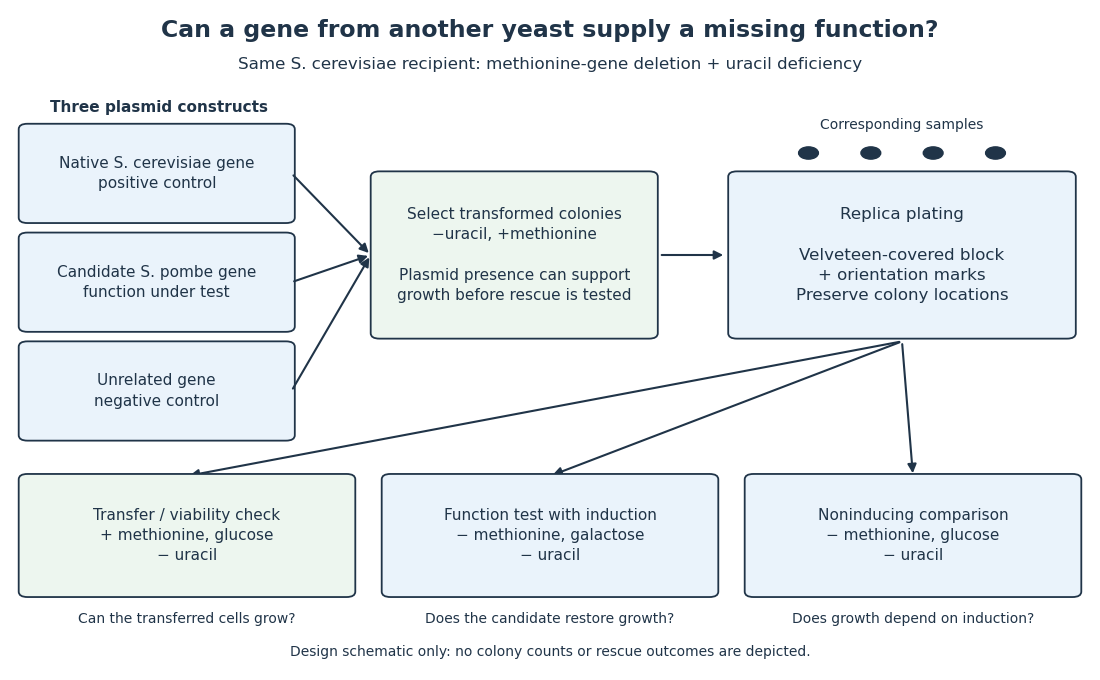

Source code (Python):
"""Draw a qualitative yeast complementation design, without simulated growth data.

Run from _media with Python 3.14, matplotlib 3.10.7 and numpy 2.3.5.
The output basename matches this generator and is written to the current directory.
"""

from pathlib import Path

import matplotlib.pyplot as plt
from matplotlib.patches import Circle, FancyArrowPatch, FancyBboxPatch
import numpy as np


def main():
    plt.rcParams.update({"font.family": "DejaVu Sans", "font.size": 11})
    fig, ax = plt.subplots(figsize=(11, 6.8), dpi=100, facecolor="white")
    fig.subplots_adjust(left=0, right=1, bottom=0, top=1)
    ax.set(xlim=(0, 1), ylim=(0, 1))
    ax.axis("off")
    ink, blue, green = "#203448", "#eaf3fb", "#edf6ef"

    def box(x, y, w, h, text, fill=blue, size=11):
        ax.add_patch(FancyBboxPatch((x, y), w, h, boxstyle="round,pad=0.008",
                                   facecolor=fill, edgecolor=ink, linewidth=1.3))
        ax.text(x + w / 2, y + h / 2, text, ha="center", va="center",
                fontsize=size, color=ink, linespacing=1.45)

    def arrow(start, end):
        ax.add_patch(FancyArrowPatch(start, end, arrowstyle="-|>",
                                    mutation_scale=13, color=ink, linewidth=1.5))

    ax.text(.5, .955, "Can a gene from another yeast supply a missing function?",
            ha="center", va="center", fontsize=17, weight="bold", color=ink)
    ax.text(.5, .905, "Same S. cerevisiae recipient: methionine-gene deletion + uracil deficiency",
            ha="center", va="center", fontsize=12, color=ink)

    box(.025, .68, .235, .13, "Native S. cerevisiae gene\npositive control")
    box(.025, .52, .235, .13, "Candidate S. pombe gene\nfunction under test")
    box(.025, .36, .235, .13, "Unrelated gene\nnegative control")
    ax.text(.145, .835, "Three plasmid constructs", ha="center", weight="bold", color=ink)
    box(.345, .51, .245, .23,
        "Select transformed colonies\n−uracil, +methionine\n\nPlasmid presence can support\ngrowth before rescue is tested", green, 11)
    for y in np.array([.745, .585, .425]):
        arrow((.265, y), (.337, .625))
    arrow((.599, .625), (.66, .625))

    box(.67, .51, .3, .23,
        "Replica plating\n\nVelveteen-covered block\n+ orientation marks\nPreserve colony locations", blue, 12)
    for x in np.linspace(.735, .905, 4):
        ax.add_patch(Circle((x, .775), .009, facecolor=ink, edgecolor=ink))
    ax.text(.82, .81, "Corresponding samples", ha="center", color=ink, fontsize=10)

    conditions = [
        (.025, "Transfer / viability check\n+ methionine, glucose\n− uracil", "Can the transferred cells grow?"),
        (.355, "Function test with induction\n− methionine, galactose\n− uracil", "Does the candidate restore growth?"),
        (.685, "Noninducing comparison\n− methionine, glucose\n− uracil", "Does growth depend on induction?"),
    ]
    for x, label, question in conditions:
        arrow((.82, .498), (x + .145, .3))
        box(x, .13, .29, .165, label, green if x == .025 else blue, 11)
        ax.text(x + .145, .09, question, ha="center", va="center", fontsize=10, color=ink)
    ax.text(.5, .035, "Design schematic only: no colony counts or rescue outcomes are depicted.",
            ha="center", fontsize=10, color=ink)
    fig.savefig(Path(__file__).with_suffix(".png").name, facecolor="white", transparent=False)
    plt.close(fig)


if __name__ == "__main__":
    main()
